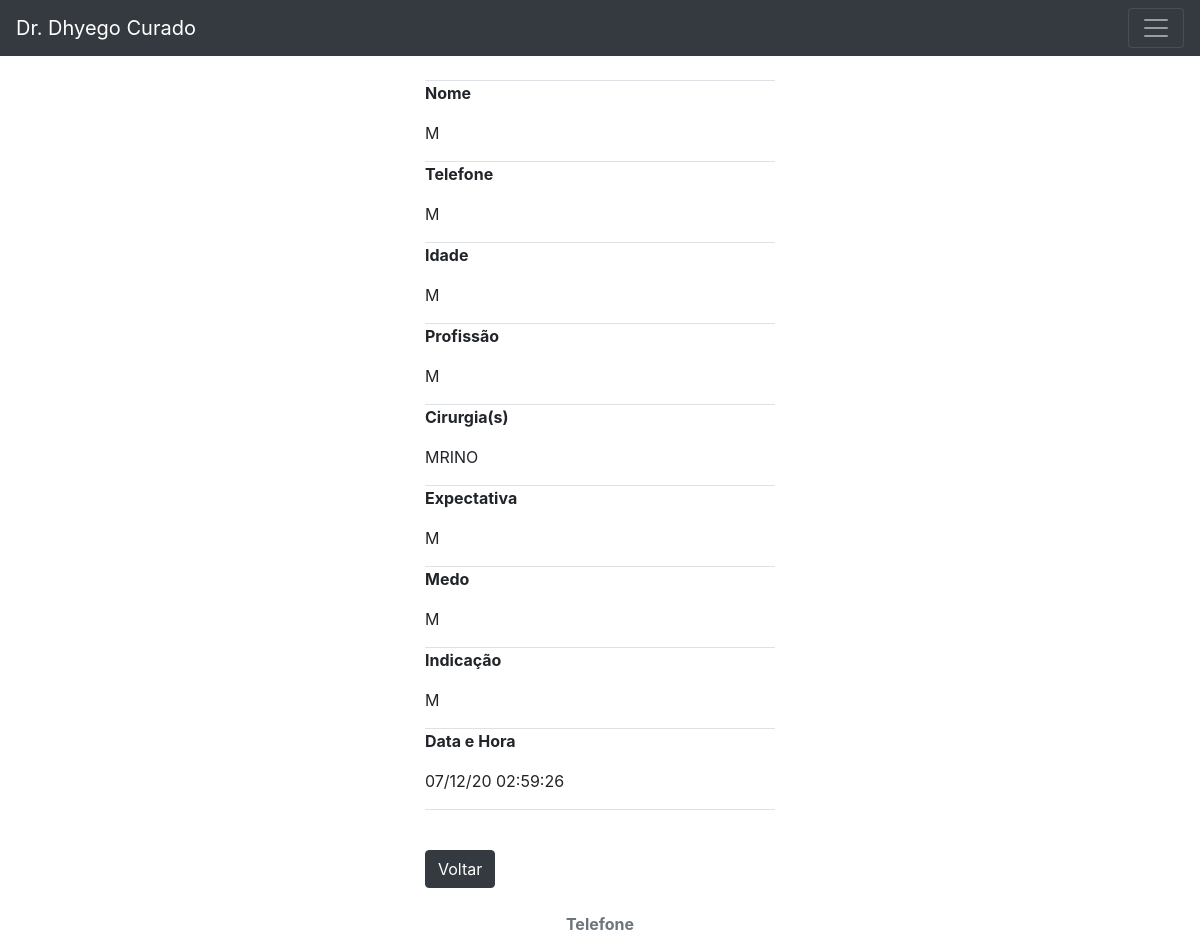
The page /preconsultas/48 on the database its author committed.
### preconsults/models.py (models this page shows, shortened)
class Preconsult(models.Model):
    name = models.CharField(max_length=100)
    phone = models.CharField(max_length=40)
    age = models.CharField(max_length=3)
    profession = models.CharField(max_length=50)
    surgery = models.TextField(max_length=500)
    expectancy = models.TextField(max_length=1000)
    fear = models.TextField(max_length=1000)
    recommendation = models.TextField(max_length=100)
    rhinoplasty = models.BooleanField(default=False)
    active = models.BooleanField(default=True)
    creation_date = models.DateField(default=date.today)
    creation_time = models.DateTimeField(default=timezone.now)

### preconsults/views.py (the view)
# urls.py: path('<int:preconsult_id>', views.detailpreconsults, name='detail_preconsults')
def detailpreconsults(request, preconsult_id):
    preconsulta = Preconsult.objects.get(id=preconsult_id)
    return render(request, 'preconsults/detalhe_preconsulta.html', {'preconsulta': preconsulta})

### preconsults/templates/preconsults/detalhe_preconsulta.html (shortened to what this page needs)
{% extends 'default.html' %}
{% block main%}
{% include '_nav.html' %}
<div class="container">
    <div class="row">
        <div class="col-sm">
        </div>
        <div class="col-sm">
            <form method="POST" action="{% url 'list_preconsults' %}">
                <br>
                <p class="text-black border-top">
                    <strong>Nome</strong>
                </p>
                <p class="text-black">
                    {{ preconsulta.name | upper }}
                </p>
                <p class="text-black border-top">
                    <strong>Telefone</strong>
                </p>
                <p class="text-black">
                    {{ preconsulta.phone | upper }}
                </p>
                <p class="text-black border-top">
                    <strong>Idade</strong>
                </p>
                <p class="text-black">
                    {{ preconsulta.age | upper }}
                </p>
                <p class="text-black border-top">
                    <strong>Profissão</strong>
                </p>
                <p class="text-black">
                    {{ preconsulta.profession | upper }}
                </p>
                <p class="text-black border-top">
                    <strong>Cirurgia(s)</strong>
                </p>
                <p class="text-black">
                    {{ preconsulta.surgery | upper }}
                </p>
                <p class="text-black border-top">
                    <strong>Expectativa</strong>
                </p>
                <p class="text-black">
                    {{ preconsulta.expectancy | upper }}
                </p>
                <p class="text-black border-top">
                    <strong>Medo</strong>
                </p>
                <p class="text-black">
                    {{ preconsulta.fear | upper }}
                </p>
                <p class="text-black border-top">
                    <strong>Indicação</strong>
                </p>
                <p class="text-black">
                    {{ preconsulta.recommendation | upper }}
                </p>
                <p class="text-black border-top">
                    <strong>Data e Hora</strong>
                </p>
                <p class="text-black">
                    {{ preconsulta.creation_time | date:'d/m/y H:i:s' }}
                </p>
                <p class="text-black border-top">
                </p>
                <br>
                <button type="submit" class="btn btn-dark ">
                    Voltar
                </button>
                <br>
                <br>
                <br>
            </form>
        </div>
<div class="col-sm">
</div>
</div>
</div>
{% endblock%}
{% block footer %}
    {% include '_footer.html' %}
{% endblock%}

### rows shown on the page
Preconsult: name "M", phone "M", age "M", profession "M", surgery "MRINO", expectancy "M", fear "M", recommendation "M", creation_time "07/12/20 02:59:26"
